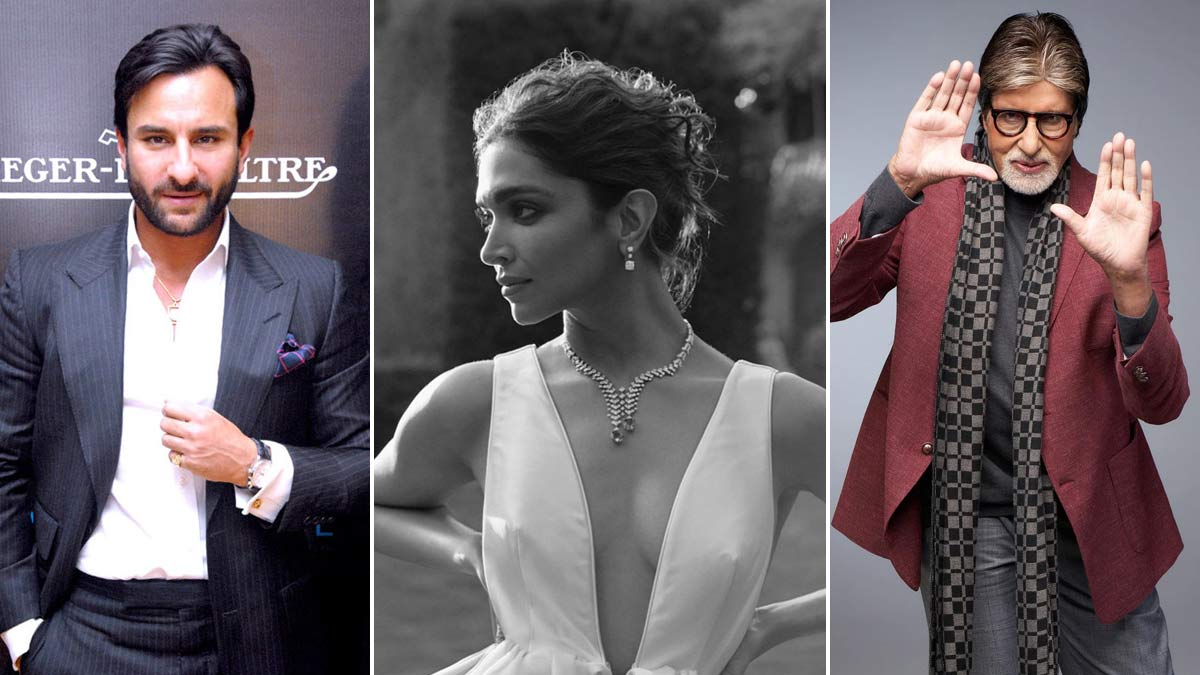
#> input picture Photos/bollywood-tolly-main.jpg, 1200 x 675 px, found by its file name
$ python face_detect.py
#> lines starting #> are read from the running program, lines starting #| are printed output that depends on the picture; after the words box and inside, x2 and y2 are one past the last pixel; in counts of white or black regions, pixels touching at a corner belong together
import cv2 as cv

img=cv.imread('Photos/bollywood-tolly-main.jpg')
#> img is the input picture: shape (675, 1200, 3); mean B, G, R 103.2, 97.9, 106.6
cv.imshow('Ratan Tata',img)

gray=cv.cvtColor(img,cv.COLOR_BGR2GRAY)
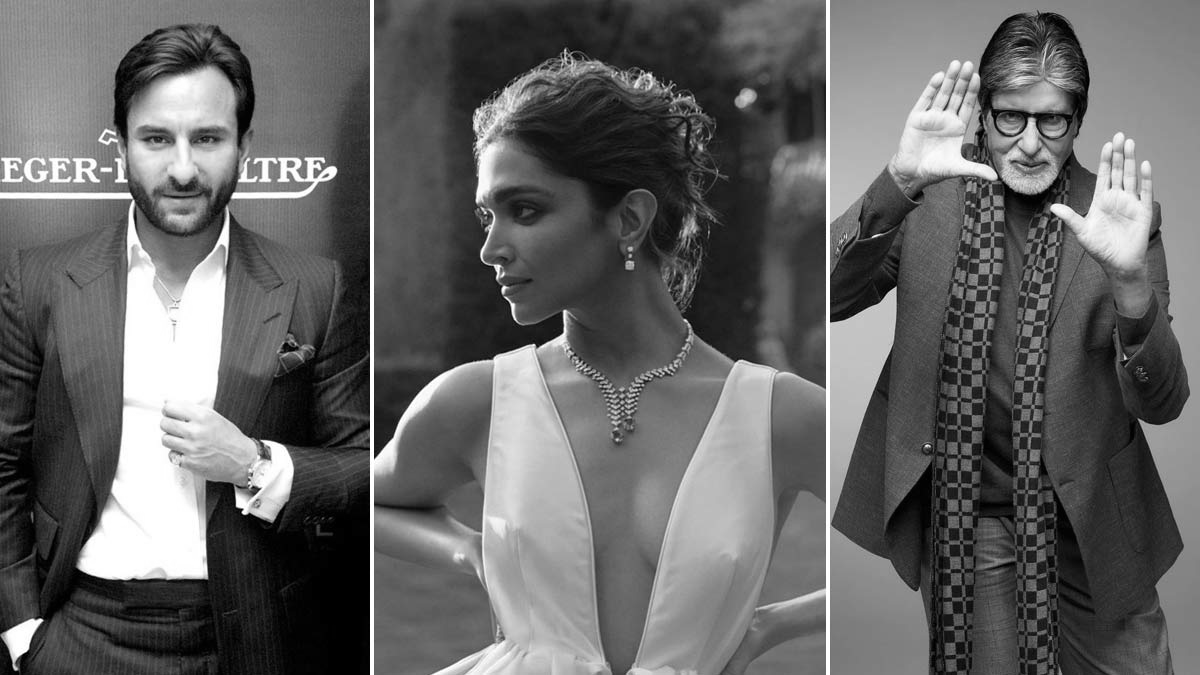
#> gray: shape (675, 1200); min 0, max 255, mean 101.1
cv.imshow('Ratan Tata',gray)

haar_Cascade=cv.CascadeClassifier('haar_face.xml')

face_rect=haar_Cascade.detectMultiScale(gray,scaleFactor=1.2,minNeighbors=11)
#> face_rect = [[973, 71, 125, 125], [108, 80, 151, 151]]

print(f'Number of faces found ={len(face_rect)}')
#| Number of faces found =2

for (x,w,y,h) in face_rect:
        cv.rectangle(img, (x,y), (x+w,y+h), (0,255,0), thickness=2)
#> this loop made 2 passes
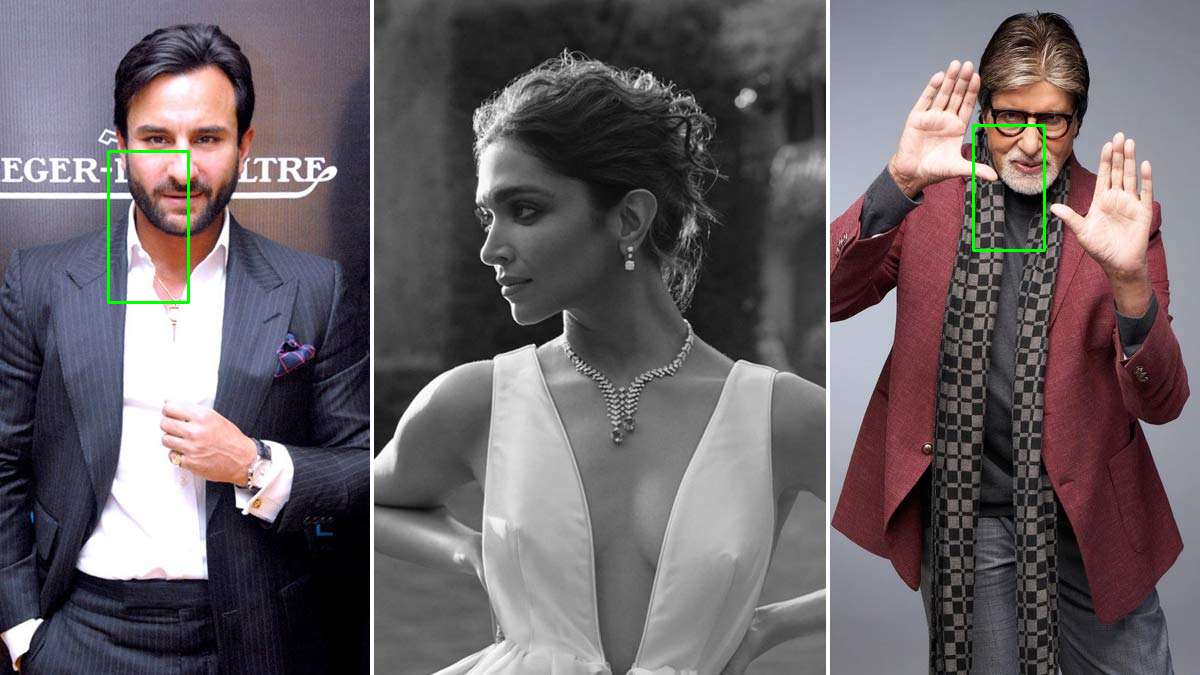
#> img: shape (675, 1200, 3); 0.32% of pixels changed, all inside (x1, y1, x2, y2) = (107, 124, 1046, 304)

cv.imshow('Detected Faces',img)

cv.waitKey(0)

$ run again, with Photos/Ratan_Tata_photo.jpg copied over Photos/bollywood-tolly-main.jpg
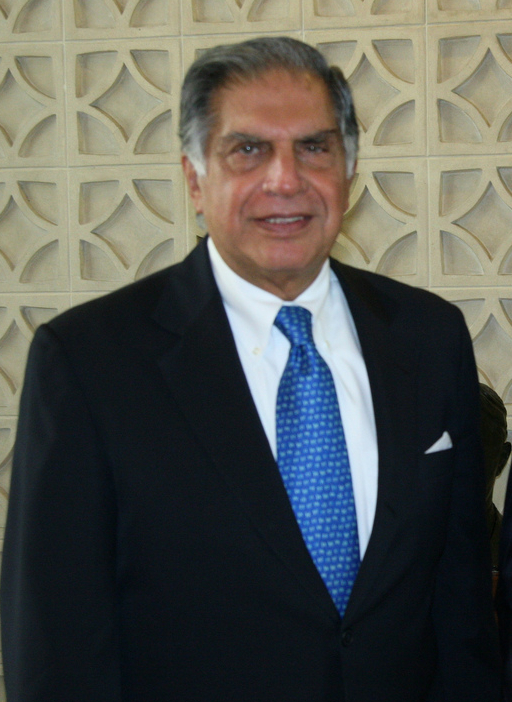
#> input picture Photos/Ratan_Tata_photo.jpg, 512 x 702 px, found by its file name
#> img is the input picture: shape (702, 512, 3); mean B, G, R 81.3, 86.6, 85.2
#> `gray=cv.cvtColor(img,cv.COLOR_BGR2GRAY)`:
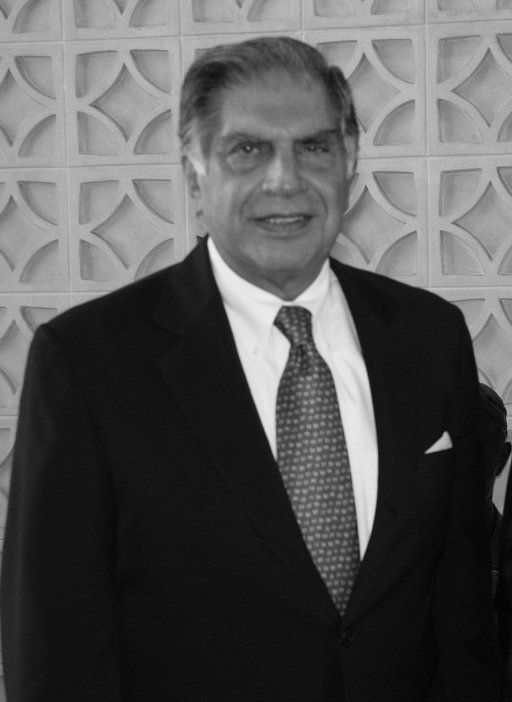
#> gray: shape (702, 512); min 1, max 238, mean 85.6
#> face_rect = [[189, 82, 179, 179]]
#| Number of faces found =1
#> the loop `for (x,w,y,h) in face_rect:` made 1 pass
#> after the loop `for (x,w,y,h) in face_rect:`:
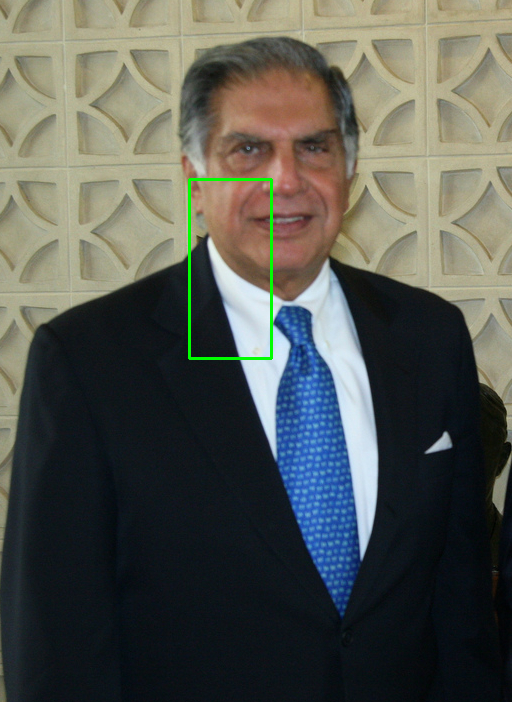
#> img: shape (702, 512, 3); 0.43% of pixels changed, all inside (x1, y1, x2, y2) = (188, 178, 273, 360)

$ run again, with Photos/abc.jpg copied over Photos/bollywood-tolly-main.jpg
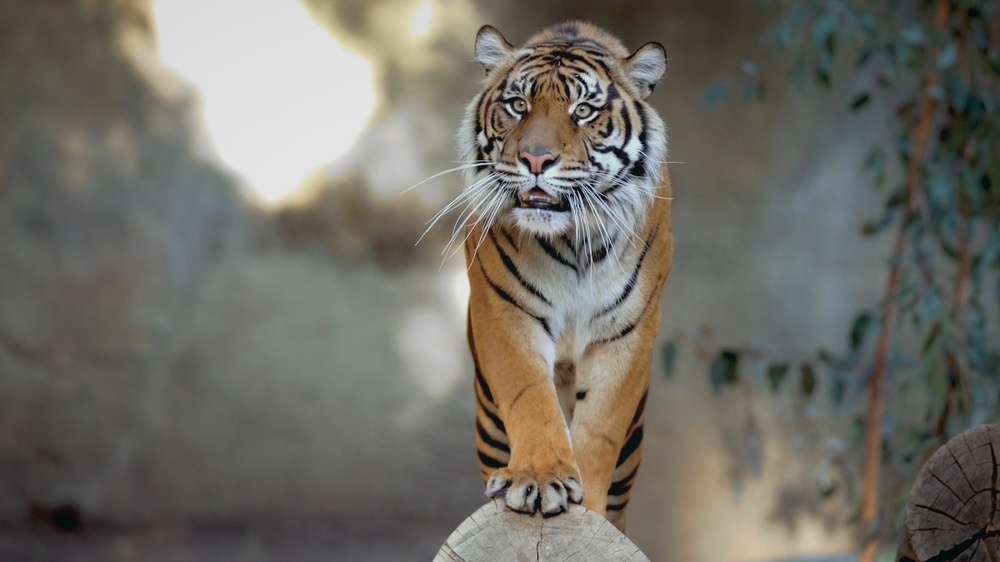
#> input picture Photos/abc.jpg, 1000 x 562 px, shrunk from 3840 x 2160 before the run, found by its file name
#> img is the input picture: shape (562, 1000, 3); mean B, G, R 101.9, 109.7, 112
#> `gray=cv.cvtColor(img,cv.COLOR_BGR2GRAY)`:
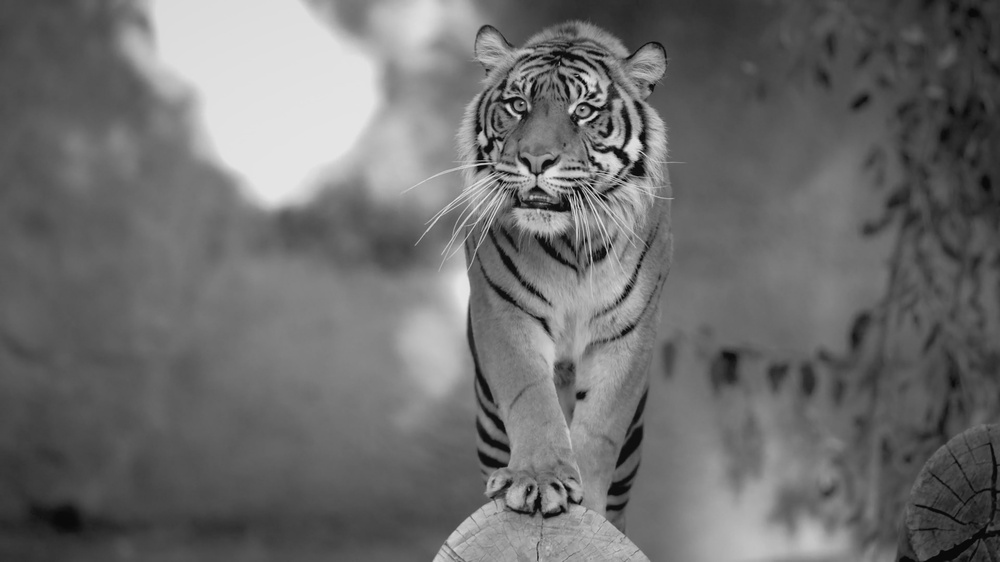
#> gray: shape (562, 1000); min 2, max 233, mean 109.5
#> face_rect = ()
#| Number of faces found =0
